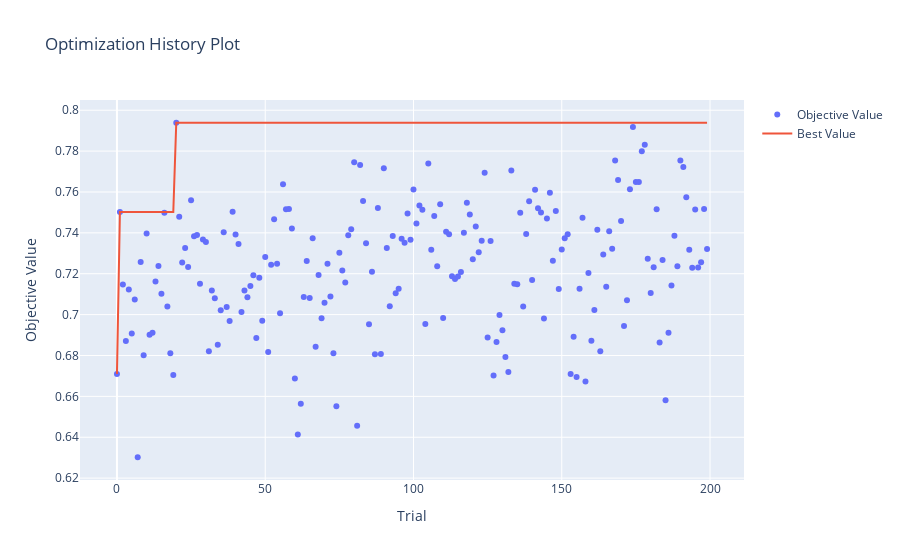

Notebook cell for this chart:
### Code cell
# Plot optimization history
plot_optimization_history(study)

### Figure 1 — Plotly figure (JSON) as saved in the notebook; plotly's stock layout.template omitted (floating-point values rounded to 4 significant figures; data arrays with more than 128 entries replaced by an {"elided": "..."} marker saying what was removed)
{"data": [{"mode": "markers", "name": "Objective Value", "type": "scatter", "x": {"elided": "200 int values"}, "y": {"elided": "200 float values"}}, {"mode": "lines", "name": "Best Value", "type": "scatter", "x": {"elided": "200 int values"}, "y": {"elided": "200 float values"}}, {"marker": {"color": "#cccccc"}, "mode": "markers", "name": "Infeasible Trial", "showlegend": false, "type": "scatter", "x": [], "y": []}], "layout": {"title": {"text": "Optimization History Plot"}, "xaxis": {"title": {"text": "Trial"}}, "yaxis": {"title": {"text": "Objective Value"}}}}
